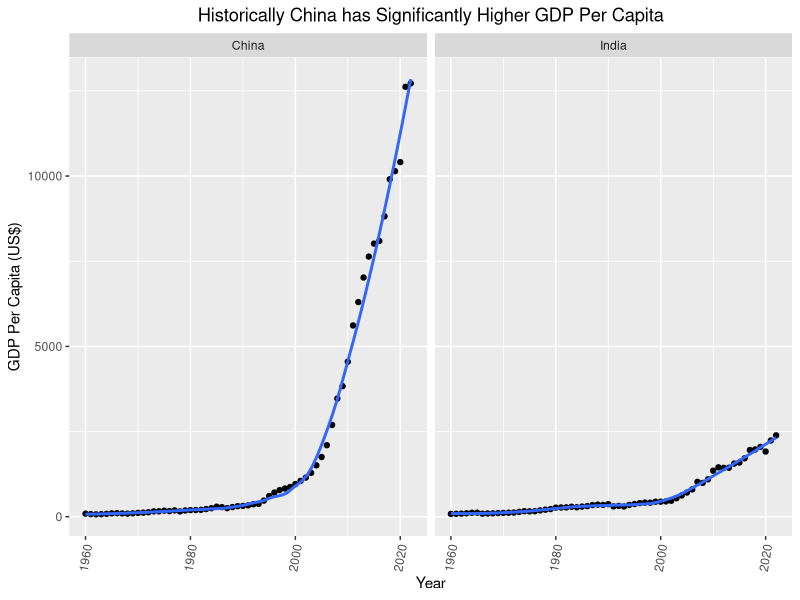
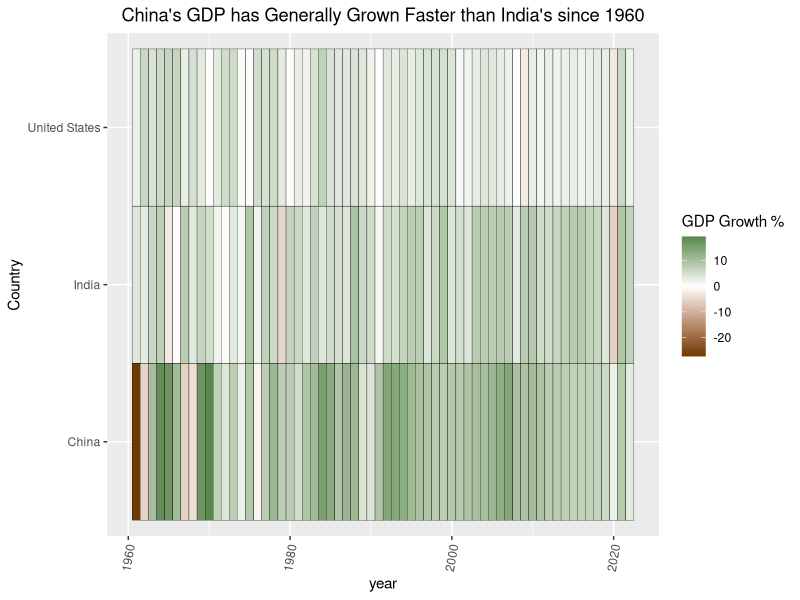

These figures' R source, in order:
## ---- chunk 1
library(tidyr)
library(tidyverse)
library(ggplot2)
library(scales)
library(dplyr)

GDP_values = read.csv("GDP_values.csv")
GDP_vals = GDP_values[((GDP_values$`Country.Name` == 'China')| (GDP_values$`Country.Name` == 'India')), ]
L = pivot_longer(GDP_vals,cols='X1960':'X2022', names_to = "year", values_to = "GDP per Cap")
L$year<-gsub("X","",as.character(L$year))
L$year <- as.integer(L$year)


GDP_vals = L[c("Country.Name", "Indicator.Name", "year", "GDP per Cap")]
GDP_vals = GDP_vals %>% rename(Country = `Country.Name`)

GDP_growth = read.csv("GDP.csv")
GDP_growth = GDP_growth[((GDP_growth$`Country.Name` == 'China')| (GDP_growth$`Country.Name` == 'India')) |  (GDP_growth$`Country.Name` == 'United States'), ]
L = pivot_longer(GDP_growth,cols='X1961':'X2022', names_to = "year", values_to = "GDP Growth %")

L$year<-gsub("X","",as.character(L$year))
L$year <- as.integer(L$year)

GDP_growth = L[c("Country.Name", "Indicator.Name", "year", "GDP Growth %")]
GDP_growth = GDP_growth %>% rename(Country = "Country.Name")
## ---- chunk 2
ggplot(GDP_vals, aes(year,`GDP per Cap`)) +
  geom_point(color = "Black") +
  stat_smooth(method = "loess", se = FALSE, span = 0.5)+
  facet_wrap(Country~.)+
  ylab("GDP Per Capita (US$)")+
  xlab("Year")+ 
  theme(axis.text.x = element_text(angle = 80, vjust=0.5))+
  ggtitle("Historically China has Significantly Higher GDP Per Capita")+ 
  theme(plot.title = element_text(hjust = 0.5))
## ---- chunk 3
ggplot(GDP_growth, aes(year,Country, fill = `GDP Growth %`)) +
  geom_tile(color = "Black") +
  theme(axis.text.x = element_text(angle = 80, vjust=0.5))+
  ggtitle("China's GDP has Generally Grown Faster than India's since 1960")+ 
  scale_fill_gradient2(
    low = muted("orange"),
    mid = "white",
    high = muted("green"),
    midpoint = 0
  )+
  theme(plot.title = element_text(hjust = 0.5))
